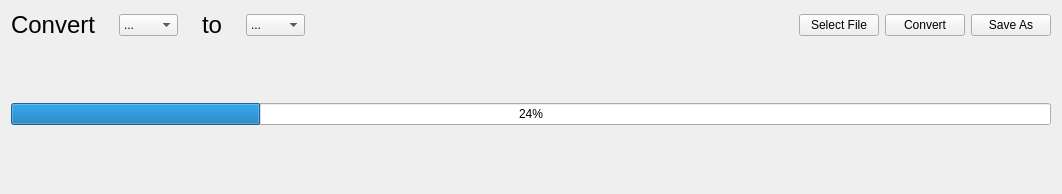
         <widget class="QWidget" name="Archives">
          <attribute name="title">
           <string>Archives</string>
          </attribute>
          <layout class="QVBoxLayout" name="verticalLayout_9">
           <item>
            <layout class="QHBoxLayout" name="convert_ar_hlayout">
             <item>
              <widget class="QLabel" name="text_archive_1">
               <property name="font">
                <font>
                 <pointsize>18</pointsize>
                </font>
               </property>
               <property name="text">
                <string>Convert</string>
               </property>
              </widget>
             </item>
             <item>
              <spacer name="horizontalSpacer_21">
               <property name="orientation">
                <enum>Qt::Orientation::Horizontal</enum>
               </property>
               <property name="sizeHint" stdset="0">
                <size>
                 <width>18</width>
                 <height>20</height>
                </size>
               </property>
              </spacer>
             </item>
             <item>
              <widget class="QComboBox" name="input_type_archive">
               <property name="sizePolicy">
                <sizepolicy hsizetype="MinimumExpanding" vsizetype="Fixed">
                 <horstretch>0</horstretch>
                 <verstretch>0</verstretch>
                </sizepolicy>
               </property>
               <item>
                <property name="text">
                 <string>...</string>
                </property>
               </item>
               <item>
                <property name="text">
                 <string>ZIP</string>
                </property>
               </item>
               <item>
                <property name="text">
                 <string>7Z</string>
                </property>
               </item>
               <item>
                <property name="text">
                 <string>TAR</string>
                </property>
               </item>
               <item>
                <property name="text">
                 <string>XAR</string>
                </property>
               </item>
               <item>
                <property name="text">
                 <string>ISO</string>
                </property>
               </item>
               <item>
                <property name="text">
                 <string>CPIO</string>
                </property>
               </item>
               <item>
                <property name="text">
                 <string>AR</string>
                </property>
               </item>
              </widget>
             </item>
             <item>
              <spacer name="horizontalSpacer_20">
               <property name="orientation">
                <enum>Qt::Orientation::Horizontal</enum>
               </property>
               <property name="sizeHint" stdset="0">
                <size>
                 <width>18</width>
                 <height>20</height>
                </size>
               </property>
              </spacer>
             </item>
             <item>
              <widget class="QLabel" name="text_archive_2">
               <property name="font">
                <font>
                 <pointsize>18</pointsize>
                </font>
               </property>
               <property name="text">
                <string>to</string>
               </property>
              </widget>
             </item>
             <item>
              <spacer name="horizontalSpacer_19">
               <property name="orientation">
                <enum>Qt::Orientation::Horizontal</enum>
               </property>
               <property name="sizeHint" stdset="0">
                <size>
                 <width>18</width>
                 <height>20</height>
                </size>
               </property>
              </spacer>
             </item>
             <item>
              <widget class="QComboBox" name="output_type_archive">
               <property name="sizePolicy">
                <sizepolicy hsizetype="MinimumExpanding" vsizetype="Fixed">
                 <horstretch>0</horstretch>
                 <verstretch>0</verstretch>
                </sizepolicy>
               </property>
               <item>
                <property name="text">
                 <string>...</string>
                </property>
               </item>
               <item>
                <property name="text">
                 <string>ZIP</string>
                </property>
               </item>
               <item>
                <property name="text">
                 <string>7Z</string>
                </property>
               </item>
               <item>
                <property name="text">
                 <string>TAR</string>
                </property>
               </item>
               <item>
                <property name="text">
                 <string>XAR</string>
                </property>
               </item>
               <item>
                <property name="text">
                 <string>ISO</string>
                </property>
               </item>
               <item>
                <property name="text">
                 <string>CPIO</string>
                </property>
               </item>
               <item>
                <property name="text">
                 <string>AR</string>
                </property>
               </item>
              </widget>
             </item>
             <item>
              <spacer name="horizontalSpacer_18">
               <property name="orientation">
                <enum>Qt::Orientation::Horizontal</enum>
               </property>
               <property name="sizeHint" stdset="0">
                <size>
                 <width>488</width>
                 <height>20</height>
                </size>
               </property>
              </spacer>
             </item>
             <item>
              <widget class="QPushButton" name="select_file_ar">
               <property name="text">
                <string>Select File</string>
               </property>
              </widget>
             </item>
             <item>
              <widget class="QPushButton" name="convert_button_archive">
               <property name="text">
                <string>Convert</string>
               </property>
              </widget>
             </item>
             <item>
              <widget class="QPushButton" name="convert_button_archive_save">
               <property name="text">
                <string>Save As</string>
               </property>
              </widget>
             </item>
            </layout>
           </item>
           <item>
            <spacer name="verticalSpacer_10">
             <property name="orientation">
              <enum>Qt::Orientation::Vertical</enum>
             </property>
             <property name="sizeHint" stdset="0">
              <size>
               <width>20</width>
               <height>58</height>
              </size>
             </property>
            </spacer>
           </item>
           <item>
            <widget class="QProgressBar" name="archives_progress">
             <property name="value">
              <number>24</number>
             </property>
            </widget>
           </item>
           <item>
            <spacer name="verticalSpacer_11">
             <property name="orientation">
              <enum>Qt::Orientation::Vertical</enum>
             </property>
             <property name="sizeHint" stdset="0">
              <size>
               <width>20</width>
               <height>58</height>
              </size>
             </property>
            </spacer>
           </item>
          </layout>
         </widget>
